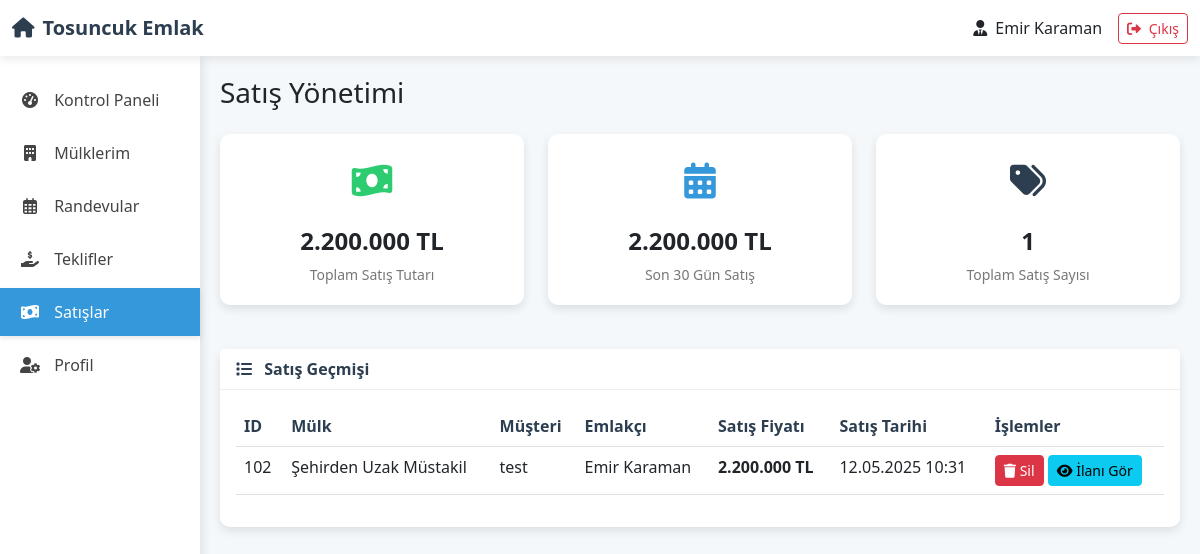
The app's page /Website/satislar.php (signed in) with its own data.
### Website/satislar.php (the view, shortened to what this page needs)
<?php
require_once 'baglanti.php';
$emlakci_adi = $_SESSION["admin_kullanici"];
$emlakci_id = 0;
$emlakci_sorgu = mysqli_query($baglanti, "SELECT id FROM `kullanıcılar` WHERE `kullanıcı_adı` = '" . mysqli_real_escape_string($baglanti, $emlakci_adi) . "'");
if ($emlakci = mysqli_fetch_assoc($emlakci_sorgu)) {
    $emlakci_id = $emlakci['id'];
}
$satislar_sorgu = mysqli_query($baglanti, "SELECT  s.*,
    m.başlık AS mulk_adi,
    m.fiyat AS mulk_fiyat,
    m.durum AS mulk_durum,
    mu.`kullanıcı_adı` AS musteri_adi,
    k.`kullanıcı_adı` AS emlakci_adi
    FROM `satın_alım` s
    LEFT JOIN `mülk` m  ON s.ilan_id = m.id
    LEFT JOIN `müşteri` mu ON s.müşteri_id  = mu.id
    LEFT JOIN `kullanıcılar` k ON s.emlakçı_id  = k.id
    WHERE s.emlakçı_id = '$emlakci_id'
    ORDER BY s.alım_tarihi DESC
") or die(mysqli_error($baglanti));
$toplam_satis_sorgu = mysqli_query($baglanti,
    "SELECT SUM(m.fiyat) as toplam_satis
    FROM satın_alım s
    LEFT JOIN mülk m ON s.ilan_id = m.id
    WHERE s.emlakçı_id = '$emlakci_id'"
);
$toplam_satis = mysqli_fetch_assoc($toplam_satis_sorgu)['toplam_satis'] ?? 0;
$son_ay = date('Y-m-d', strtotime('-30 days'));
$son_ay_satislar_sorgu = mysqli_query($baglanti,
    "SELECT SUM(m.fiyat) as toplam_satis
    FROM satın_alım s
    LEFT JOIN mülk m ON s.ilan_id = m.id
    WHERE s.alım_tarihi >= '$son_ay' AND s.emlakçı_id = '$emlakci_id'"
);
$son_ay_satis = mysqli_fetch_assoc($son_ay_satislar_sorgu)['toplam_satis'] ?? 0;
$toplam_satis_sayisi = mysqli_num_rows($satislar_sorgu);
?>
<!DOCTYPE html>
<html lang="tr">
<head>
    <link href="https://cdn.jsdelivr.net/npm/bootstrap@5.3.0/dist/css/bootstrap.min.css" rel="stylesheet">
    <link rel="stylesheet" href="https://cdnjs.cloudflare.com/ajax/libs/font-awesome/6.0.0/css/all.min.css">
</head>
<body>
    <nav class="navbar navbar-expand-lg navbar-custom">
        <div class="container-fluid">
            <a class="navbar-brand" href="acilis.php">
                <i class="fas fa-home me-2"></i>Tosuncuk Emlak
            </a>
            <div class="ms-auto d-flex align-items-center">
                <div class="me-3">
                    <i class="fas fa-user-tie me-1"></i> <?= htmlspecialchars($emlakci_adi) ?>
                </div>
                <a href="cikis.php" class="btn btn-outline-danger btn-sm">
                    <i class="fas fa-sign-out-alt me-1"></i> Çıkış
                </a>
            </div>
        </div>
    </nav>
    <div class="container-fluid">
        <div class="row">
            <div class="col-lg-2 px-0 sidebar">
                <div class="nav flex-column">
                    <a href="acilis.php" class="nav-link">
                        <i class="fas fa-tachometer-alt"></i> Kontrol Paneli
                    </a>
                    <a href="mulkler.php" class="nav-link">
                        <i class="fas fa-building"></i> Mülklerim
                    </a>
                    <a href="randevular.php" class="nav-link">
                        <i class="far fa-calendar-alt"></i> Randevular
                    </a>
                    <a href="teklifler.php" class="nav-link">
                        <i class="fas fa-hand-holding-usd"></i> Teklifler
                    </a>
                    <a href="satislar.php" class="nav-link active">
                        <i class="fas fa-money-bill-wave"></i> Satışlar
                    </a>
                    <a href="profil.php" class="nav-link">
                        <i class="fas fa-user-cog"></i> Profil
                    </a>
                </div>
            </div>
            <div class="col-lg-10 content-wrapper">
                <h3 class="mb-4">Satış Yönetimi</h3>
                <div class="row mb-4">
                    <div class="col-md-4">
                        <div class="card stat-card">
                            <div class="stat-icon total-sales">
                                <i class="fas fa-money-bill-wave"></i>
                            </div>
                            <div class="stat-value"><?= number_format($toplam_satis, 0, ',', '.') ?> TL</div>
                            <div class="stat-label">Toplam Satış Tutarı</div>
                        </div>
                    </div>
                    <div class="col-md-4">
                        <div class="card stat-card">
                            <div class="stat-icon month-sales">
                                <i class="fas fa-calendar-alt"></i>
                            </div>
                            <div class="stat-value"><?= number_format($son_ay_satis, 0, ',', '.') ?> TL</div>
                            <div class="stat-label">Son 30 Gün Satış</div>
                        </div>
                    </div>
                    <div class="col-md-4">
                        <div class="card stat-card">
                            <div class="stat-icon sales-count">
                                <i class="fas fa-tags"></i>
                            </div>
                            <div class="stat-value"><?= number_format($toplam_satis_sayisi, 0, ',', '.') ?></div>
                            <div class="stat-label">Toplam Satış Sayısı</div>
                        </div>
                    </div>
                </div>
                <div class="card">
                    <div class="card-header">
                        <i class="fas fa-list me-2"></i> Satış Geçmişi
                    </div>
                    <div class="card-body">
                        <?php if (mysqli_num_rows($satislar_sorgu) > 0): ?>
                            <div class="table-responsive">
                                <table class="table table-hover">
                                    <thead>
                                        <tr>
                                            <th>ID</th>
                                            <th>Mülk</th>
                                            <th>Müşteri</th>
                                            <th>Emlakçı</th>
                                            <th>Satış Fiyatı</th>
                                            <th>Satış Tarihi</th>
                                            <th>İşlemler</th>
                                        </tr>
                                    </thead>
                                    <tbody>
                                        <?php
                                        mysqli_data_seek($satislar_sorgu, 0);
                                        while ($satis = mysqli_fetch_assoc($satislar_sorgu)):
                                        ?>
                                            <tr>
                                                <td><?= $satis['id'] ?></td>
                                                <td><?= htmlspecialchars($satis['mulk_adi'] ?? 'Bilinmeyen Mülk') ?></td>
                                                <td><?= htmlspecialchars($satis['musteri_adi'] ?? 'Bilinmeyen Müşteri') ?></td>
                                                <td><?= htmlspecialchars($satis['emlakci_adi'] ?? 'Bilinmeyen Emlakçı') ?></td>
                                                <td><strong><?= number_format($satis['mulk_fiyat'] ?? 0, 0, ',', '.') ?> TL</strong></td>
                                                <td><?= date('d.m.Y H:i', strtotime($satis['alım_tarihi'])) ?></td>
                                                <td>
                                                    <a href="satislar.php?sil=<?= $satis['id'] ?>" class="btn btn-sm btn-danger" onclick="return confirm('Bu satış kaydını silmek istediğinizden emin misiniz?')">
                                                        <i class="fas fa-trash"></i> Sil
                                                    </a>
                                                    <a href="detay.php?id=<?= $satis['ilan_id'] ?>" class="btn btn-sm btn-info" target="_blank">
                                                        <i class="fas fa-eye"></i> İlanı Gör
                                                    </a>
                                                </td>
                                            </tr>
                                        <?php endwhile; ?>
                                    </tbody>
                                </table>
                            </div>
                        <?php else: ?>
                            <div class="alert alert-info">
                                <i class="fas fa-info-circle me-2"></i> Henüz satış kaydı bulunmuyor.
                            </div>
                        <?php endif; ?>
                    </div>
                </div>
            </div>
        </div>
    </div>
</body>
</html>

### Website/satislar.php (style rules this page uses)
:root { --primary-color: #2c3e50; --secondary-color: #3498db; --accent-color: #e74c3c; --light-bg: #f5f8fa; --success-color: #2ecc71; }
body { font-family: 'Segoe UI', Tahoma, Geneva, Verdana, sans-serif; background-color: var(--light-bg); }
.navbar-brand { font-weight: 700; color: var(--primary-color) !important; }
.navbar-custom { background-color: white; box-shadow: 0 2px 10px rgba(0, 0, 0, 0.1); }
.sidebar { background-color: white; min-height: calc(100vh - 56px); box-shadow: 2px 0 10px rgba(0, 0, 0, 0.1); padding-top: 20px; }
.sidebar .nav-link { color: #444; border-radius: 0; padding: 12px 20px; margin-bottom: 5px; transition: all 0.3s; }
.sidebar .nav-link.active { background-color: var(--secondary-color); color: white; box-shadow: 0 2px 5px rgba(0, 0, 0, 0.1); }
.sidebar .nav-link i { margin-right: 10px; width: 20px; text-align: center; }
.content-wrapper { padding: 20px; }
.card { border: none; border-radius: 10px; box-shadow: 0 4px 10px rgba(0, 0, 0, 0.1); margin-bottom: 20px; }
.card-header { background-color: #fff; border-bottom: 1px solid #eee; font-weight: 600; color: var(--primary-color); }
.table th { font-weight: 600; color: var(--primary-color); }
.stat-card { padding: 20px; text-align: center; }
.stat-icon { font-size: 36px; margin-bottom: 15px; }
.stat-value { font-size: 24px; font-weight: 700; margin-bottom: 5px; }
.stat-label { color: #777; font-size: 14px; }
.total-sales { color: var(--success-color); }
.month-sales { color: var(--secondary-color); }
.sales-count { color: var(--primary-color); }

### records on screen
satın_alım: id "102", ilan.başlık "Şehirden Uzak Müstakil", müşteri.kullanıcı_adı "test", emlakçı.kullanıcı_adı "Emir Karaman", ilan.fiyat "2.200.000", alım_tarihi "12.05.2025 10:31"

### other values on screen
$emlakci_adi "Emir Karaman"
$toplam_satis "2.200.000"
$son_ay_satis "2.200.000"
$toplam_satis_sayisi "1"
